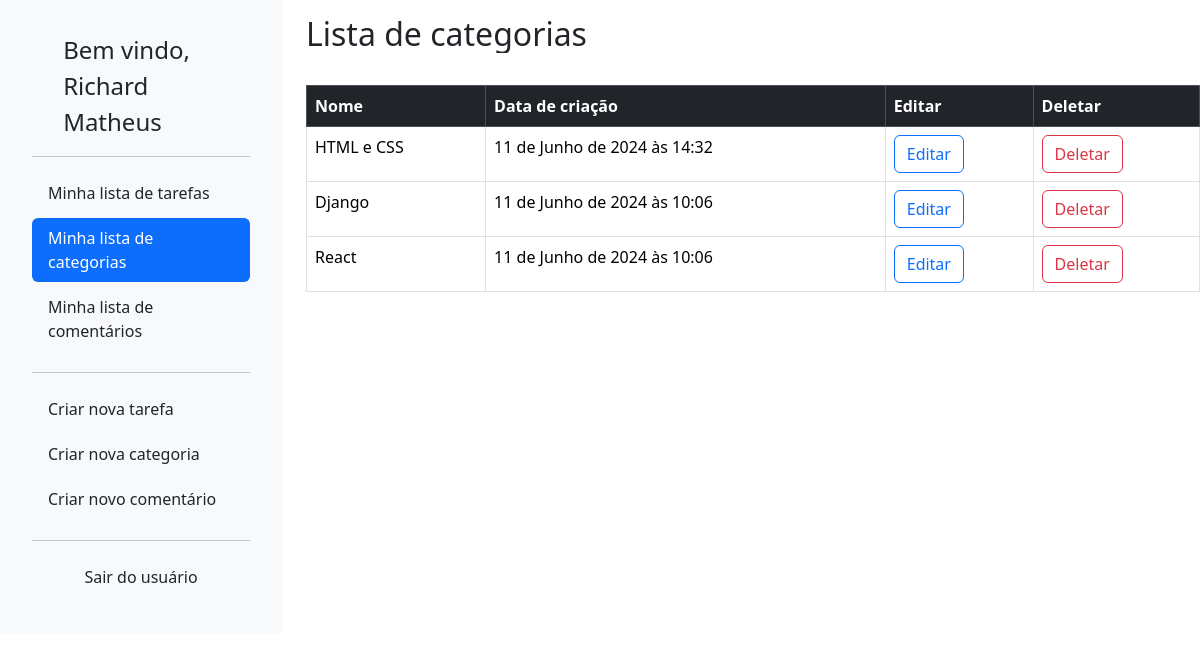
Screenshot of /category/ (signed in) with the database file from the repository.
### lizetest/accounts/models.py (models this page shows)
class User(AbstractBaseUser, PermissionsMixin):
	username = models.CharField(
		_('username'),
		max_length=150,
		unique=True,
		help_text=('150 caracteres ou menos. Letras, números e @/./+/-/_ apenas.'),
		error_messages={
			'unique': _("A user with that username already exists."),
		},
		null=True,
		blank=True
	)
	name = models.CharField(_('name'), max_length=100, blank=True)
	email = models.EmailField(_('email address'), unique=True)
	is_staff = models.BooleanField(
		_('staff status'),
		default=False,
		help_text=_('Designates whether the user can log into this admin site.'),
	)
	is_active = models.BooleanField(
		_('active'),
		default=True,
		help_text=_(
			'Designates whether this user should be treated as active. '
			'Unselect this instead of deleting accounts.'
		),
	)
	filtro = models.CharField(max_length=50,default='created_at')
	objects = UserManager()
	EMAIL_FIELD = 'email'
	USERNAME_FIELD = 'username'
	REQUIRED_FIELDS = ['email']
	class Meta:
		verbose_name = 'usuário'
		verbose_name_plural = 'usuários'
	def __str__(self):
		return self.name or self.username or self.email

### lizetest/category/models.py (models this page shows, shortened)
class Category(BaseModel):
    name = models.CharField(max_length=255,verbose_name="Nome")
    author = models.ForeignKey(User,on_delete=models.CASCADE,blank=True)

### lizetest/category/views.py (the view)
# urls.py: path('', CategoryListView.as_view(), name='category_list'),
class CategoryListView(ListView,BaseViews):
    model = Category
    template_name = 'category_list.html'
    context_object_name = 'categorias'
    def get_queryset(self):
        return Category.objects.filter(author=self.request.user).order_by('-created_at')
    def get_context_data(self, **kwargs):
        context = super().get_context_data(**kwargs)
        return context

### lizetest/core/models.py (called while the page is built)
    def dispatch(self, request, *args, **kwargs):
        if not request.user.is_authenticated:
            return redirect('accounts:login')
        return super().dispatch(request, *args, **kwargs)

### lizetest/category/templates/category_list.html (shortened to what this page needs)
{% extends 'base.html' %}
  {% block content %}
  <div class="row">
    <div class="col-auto col-md-3">
      <div class="offcanvas-md offcanvas-start d-md-flex flex-column flex-shrink-0 p-3 bg-light" tabindex="-1" id="offcanvasSidebar" aria-labelledby="offcanvasSidebarLabel">
        {% include 'sidebar.html' %}
      </div>
    </div>
    <div class="col">
      <h2 style="padding-top: 15px; overflow: hidden;">Lista de categorias</h2><br>
      <table class="table table-bordered">
        <thead>
          <tr class="table-dark">
            <th scope="col">Nome</th>
            <th scope="col">Data de criação</th>
            <th scope="col">Editar</th>
            <th scope="col">Deletar</th>
          </tr>
        </thead>
        <tbody>
          {% for categoria in categorias %}
          <tr>
            <td onclick="query_task(this)" style="cursor: pointer;" name-category="{{categoria.name}}">{{categoria.name}}</td>
            <td>{{categoria.created_at}}</td>
            <td>
              <a href="{% url 'category:category_edit' pk=categoria.pk %}">
                <button type="button" class="btn btn-outline-primary">Editar</button>
              </a>
            </td>
            <td><a href="{% url 'category:category_delete' pk=categoria.pk %}">
                <button type="button" class="btn btn-outline-danger">Deletar</button>
              </a>
            </td>
          </tr>
          {% endfor %}
        </tbody>
      </table>
    </div>
  </div>
{% endblock %}

### lizetest/core/templates/sidebar.html
<div class="d-flex flex-column flex-shrink-0 p-3 bg-light">
    <a href="/" class="d-flex align-items-center mb-3 mb-md-0 me-md-auto link-dark text-decoration-none">
        <svg class="bi me-2" width="40" height="32">
            <use xlink:href="#bootstrap" />
        </svg>
        <span class="fs-4">Bem vindo, {{user}}</span>
    </a>
    <hr>
    <ul class="nav nav-pills flex-column mb-auto">
        <li class="nav-item">
            <a href="{% url 'todo:task_list' %}"
                class="nav-link {% if request.resolver_match.url_name == 'task_list' %}active{% else %}link-dark{% endif %}"
                aria-current="page">
                Minha lista de tarefas
            </a>
        </li>
        <li>
            <a href="{% url 'category:category_list' %}"
                class="nav-link {% if request.resolver_match.url_name == 'category_list' %}active{% else %}link-dark{% endif %}">
                Minha lista de categorias
            </a>
        </li>
        <li>
            <a href="{% url 'comments:comments_list' %}"
                class="nav-link {% if request.resolver_match.url_name == 'comments_list' %}active{% else %}link-dark{% endif %}">
                Minha lista de comentários
            </a>
        </li>
        <hr>
        <li>
            <a href="{% url 'todo:task_create' %}" class="nav-link link-dark"
                onmouseover="this.className='nav-link active'" onmouseout="this.className='nav-link link-dark'">
                Criar nova tarefa
            </a>
        </li>
        <li>
            <a href="{% url 'category:category_create' %}" class="nav-link link-dark"
                onmouseover="this.className='nav-link active'" onmouseout="this.className='nav-link link-dark'">
                Criar nova categoria
            </a>
        </li>
        <li>
            <a href="{% url 'comments:comments_create' %}" class="nav-link link-dark"
                onmouseover="this.className='nav-link active'" onmouseout="this.className='nav-link link-dark'">
                Criar novo comentário
            </a>
        </li>
        <hr>
        <li style="text-align: center;">
            <a href="{% url 'accounts:logout' %}" class="nav-link link-dark"
                onmouseover="this.className='nav-link active'" onmouseout="this.className='nav-link link-dark'">
                Sair do usuário
            </a>
        </li>
    </ul>
</div>

### lizetest/core/templates/base.html (style rules this page uses)
li { padding-bottom: 5px; }
* { overflow-x: hidden; overflow-y: auto ; }

### rows the page displays
User: name "Richard Matheus"
Category: name "HTML e CSS", created_at "11 de Junho de 2024 às 14:32"
Category: name "Django", created_at "11 de Junho de 2024 às 10:06"
Category: name "React", created_at "11 de Junho de 2024 às 10:06"
